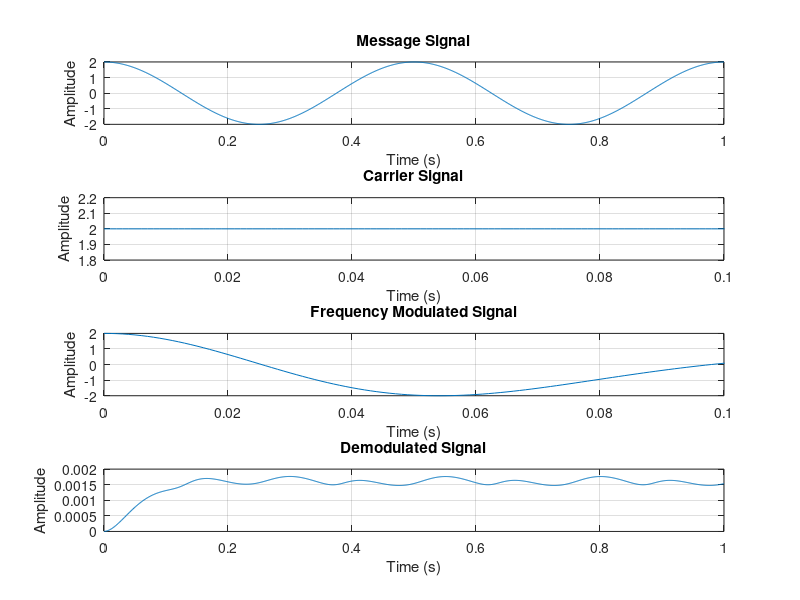

MATLAB code for this plot: (Note: this script raises an error after producing the figure.)
t = 0:0.001:1;  % Time vector (1000 Hz sampling rate)

% Message signal parameters
am = 2;        % Message amplitude
fm = 2;        % Message frequency (Hz)

% Carrier signal parameters
ac = 2;        % Carrier amplitude
fc = 20000;    % Corrected carrier frequency (20 kHz - typical for FM)
kf = 5;        % Frequency deviation sensitivity (Hz/volt)

% Correct modulation index calculation
B = (kf*am)/fm;  % Beta = Δf/fm where Δf = kf*am

% Message signal
x = am*cos(2*pi*fm*t);
subplot(4,1,1)
plot(t,x);
title('Message Signal');
xlabel('Time (s)');
ylabel('Amplitude');
grid on;

% Carrier signal
y = ac*cos(2*pi*fc*t);
subplot(4,1,2)
plot(t,y);
xlim([0 0.1])  % Zoom to show carrier details
title('Carrier Signal');
xlabel('Time (s)');
ylabel('Amplitude');
grid on;

% FM modulated signal
j = ac*cos(2*pi*fc*t + B*sin(2*pi*fm*t));
subplot(4,1,3)
plot(t,j);
xlim([0 0.1])  % Zoom to show modulation
title('Frequency Modulated Signal');
xlabel('Time (s)');
ylabel('Amplitude');
grid on;

% FM demodulation using phase differentation
analytic_signal = hilbert(j);
instantaneous_phase = unwrap(angle(analytic_signal));
demodulated_signal = diff(instantaneous_phase);
demodulated_signal = [demodulated_signal, 0];  % Align time vector
demodulated_signal = demodulated_signal/(2*pi*kf);  % Scale by kf

% Low-pass filtering
fs = 1000;  % Actual sampling frequency (1/0.001)
order = 2;  % Reduced filter order
cutoff_freq = 2*fm;  % 4 Hz cutoff
[num,den] = butter(order, cutoff_freq/(fs/2));
filtered_signal = filter(num, den, demodulated_signal);

% Demodulated signal plot
subplot(4,1,4)
plot(t, filtered_signal);
title('Demodulated Signal');
xlabel('Time (s)');
ylabel('Amplitude');
grid on;

% Watermark annotation
annotation('textbox', 'String', '20240802543', 'FontSize', 30,...
    'Color', [0.5, 0.5, 0.5], 'EdgeColor', 'none',...
    'HorizontalAlignment', 'center', 'Rotation', 45);
